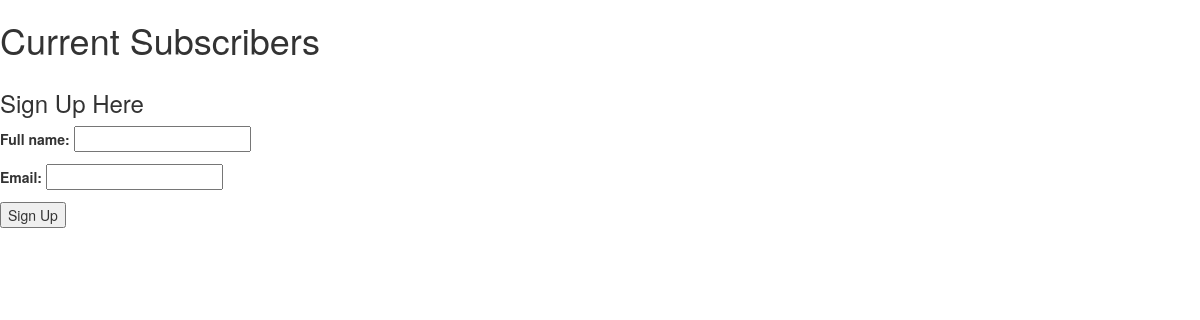
Before: /newsletter/ with the older database file.
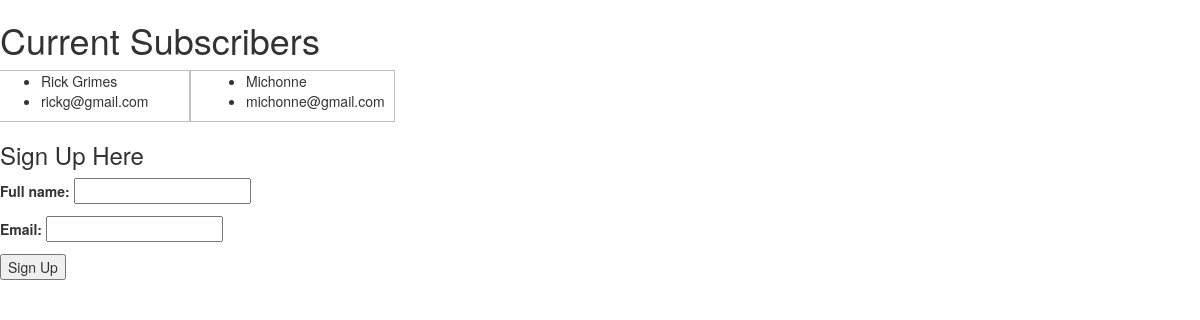
After: the same page with the newer database file.
### newsletter/models.py (models this page shows, shortened)
class SignUp(models.Model):
    email = models.EmailField(unique=True)
    full_name = models.CharField(max_length=120, blank=False, null=True)
    timestamp = models.DateTimeField(auto_now_add=True, auto_now=False)
    updated = models.DateTimeField(auto_now_add=False, auto_now=True)

### newsletter/views.py (the view)
def home(request):
    form = SignUpForm(request.POST or None)
    signup_title = "Sign Up Here"
    receivers = SignUp.objects.all()
    if form.is_valid():
        instance = form.save(commit=False)
        instance.save()
        signup_title = "Thank you!"
    context = {
        "form": form,
        "receivers": receivers,
        "signup_title": signup_title,
    }
    template = "home.html"
    return render(request, template, context)

### newsletter/forms.py (shortened to what this page needs)
class SignUpForm(forms.ModelForm):
    class Meta:
        model = SignUp
        fields = [
            'full_name',
            'email',
        ]

### templates/home.html (shortened to what this page needs)
{% extends 'base.html' %}
{% block content %}
    <h1>Current Subscribers</h1>
    <div class="row">
        {% for receiver in receivers %}
            <div class="col-sm-2">
                <ul>
                    <li>{{ receiver.full_name }}</li>
                    <li>{{ receiver.email }}</li>
                </ul>
            </div>
        {% endfor %}
    </div>
    <h3>{{ signup_title }}</h3>
    <form method="POST"> {% csrf_token %}
        {{ form.as_p }}
        <input type="submit" value="Sign Up">
    </form>
{% endblock content %}

Changed rows visible on the page:
added SignUp: full_name "Rick Grimes", email "rickg@gmail.com"
added SignUp: full_name "Michonne", email "michonne@gmail.com"
